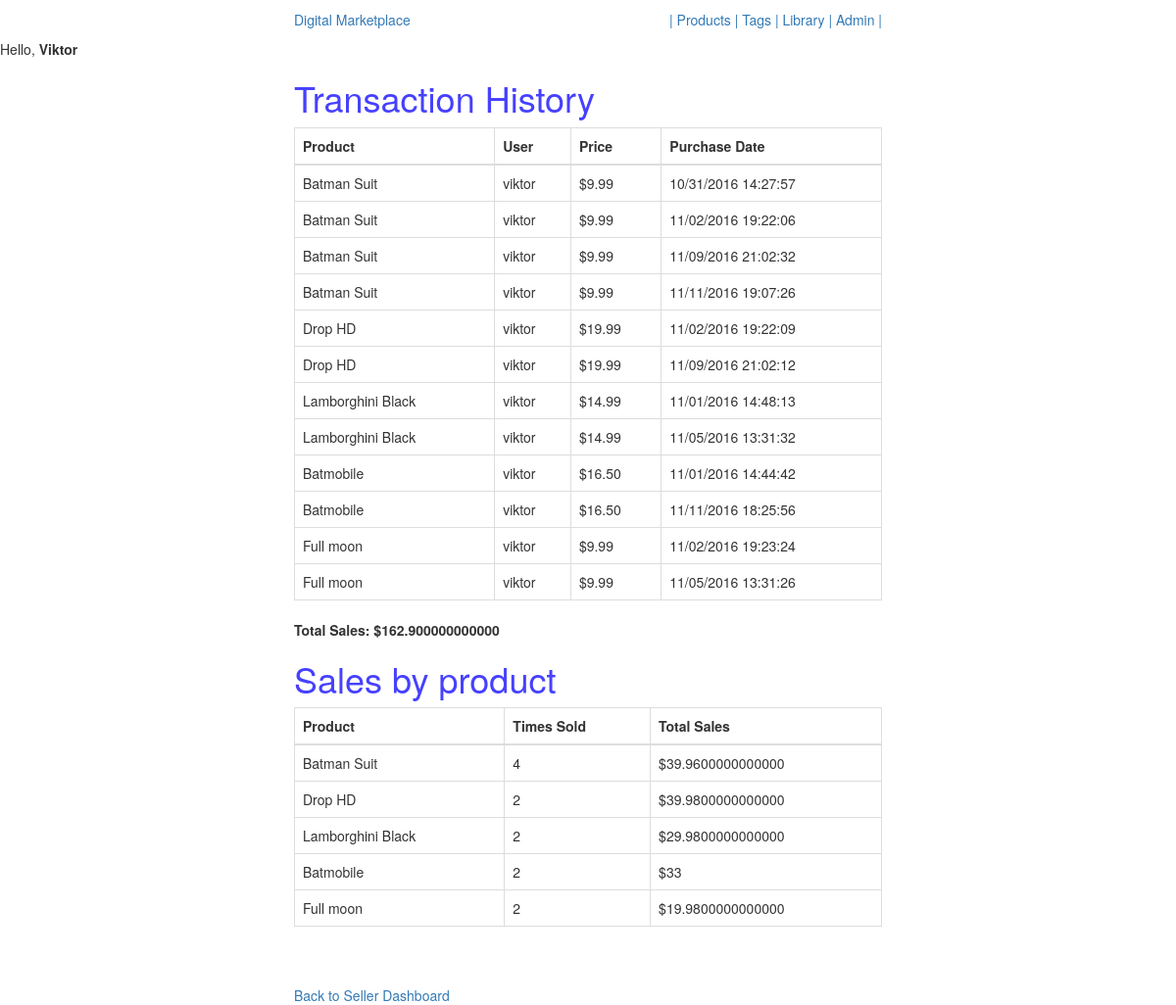
/seller/transactions/ (signed in), run on the app's committed database.
### billing/models.py (models this page shows, shortened)
class Transaction(m.Model):
    user = m.ForeignKey(User)
    product = m.ForeignKey(Product)
    price = m.DecimalField(max_digits=100, decimal_places=2)
    timestamp = m.DateTimeField(auto_now_add=True, auto_now=False)
    success = m.BooleanField(default=True)

### products/models.py (models this page shows, shortened)
class Product(m.Model):
    seller = m.ForeignKey(SellerAccount)
    title = m.CharField(max_length=30)
    slug = m.SlugField(blank=True, unique=True)
    description = m.TextField(blank=True)
    media = m.ImageField(blank=True, null=True, upload_to=helpers.media_location)
    price = m.DecimalField(max_digits=100, decimal_places=2, default=9.99)
    sale_price = m.DecimalField(max_digits=100, decimal_places=2, default=6.99, null=True, blank=True)
    on_sale = m.BooleanField(default=False)
    is_available = m.BooleanField(default=True)  # is the product available to purchase?
    def __str__(self):
        return self.title

### sellers/views.py (the view)
class SellerTransactionList(SellerAccountMixin, ListView):
    model = Transaction
    template_name = 'sellers/transaction_list_view.html'
    def get_queryset(self):
        transactions = self.get_transactions()
        return transactions
    def get_context_data(self, **kwargs):
        context = super(SellerTransactionList, self).get_context_data(**kwargs)
        context['total_sales'] = self.get_all_sales()
        context['sales_by_product'] = self.get_sales_by_product()
        context['sales_by_product'] = self.get_sales_by_product()
        return context

### digitalmarket/mixins.py (called while the page is built)
    @method_decorator(login_required)
    def dispatch(self, request, *args, **kwargs):
        return super(LoginRequiredMixin, self).dispatch(request, *args, **kwargs)

### sellers/mixins.py (called while the page is built)
    def get_account(self):
        user = self.request.user
        accounts = SellerAccount.objects.filter(user=user)
        if accounts.exists() and accounts.count() == 1:
            self.account = accounts.first()
            return accounts.first()
        return None

    def get_products(self):
        account = self.get_account()
        products = Product.objects.filter(seller=account)
        return products

    def get_transactions(self):
        products = self.get_products()
        transactions = Transaction.objects.filter(product__in=products)
        return transactions

    def get_sales(self, transaction_set):
        sales = transaction_set.aggregate(Sum('price'))
        return sales['price__sum']

    def get_all_sales(self):
        return self.get_sales(self.get_transactions())

    def get_sales_by_product(self):
        sales_by_product = []
        for product in self.get_products():
            product_transactions = Transaction.objects.filter(product=product)
            sales_count = product_transactions.count()
            total_sales = product_transactions.aggregate(Sum('price'))
            total_sales = total_sales['price__sum']
            if sales_count > 0:
                product_stats = (product.title, sales_count, total_sales)
                sales_by_product.append(product_stats)
        return sales_by_product

### templates/sellers/transaction_list_view.html
{% extends 'base.html' %}
{% block content %}
        <h1>Transaction History</h1>
            {% include 'sellers/transaction_list_snippet.html' with transaction_list=object_list time='detailed' %}
        <p><strong>Total Sales: ${{ total_sales }}</strong></p>
        <h1>Sales by product</h1>
            {% include 'sellers/sales_by_product_snippet.html' %}
        <br><br>
        <a href="{% url 'sellers:dashboard' %}">Back to Seller Dashboard</a>
{% endblock %}

### templates/base.html (shortened to what this page needs)
{% load staticfiles %}
<!DOCTYPE html>
<html lang="en" xmlns="http://www.w3.org/1999/html">
<head>
</head>
    <link rel="stylesheet" href="https://maxcdn.bootstrapcdn.com/bootstrap/3.3.7/css/bootstrap.min.css"
>
    <link rel="stylesheet" href="https://maxcdn.bootstrapcdn.com/bootstrap/3.3.7/css/bootstrap-theme.min.css"
>
    <link rel="stylesheet" href="//code.jquery.com/ui/1.12.1/themes/base/jquery-ui.css">
    <link rel="stylesheet" href="{% static 'css/base.css' %}" />
    <link rel="stylesheet" href="{% static 'css/rating.css' %}" />
<body>
<nav class="main-nav">
    <ul class="pull-left first-nav">
        <li><a href="{% url 'dashboard' %}">Digital Marketplace</a></li>
    </ul>
    <ul class="pull-right">
        <li><a href="{% url 'products:list' %}">| Products</a></li>
        <li><a href="{% url 'tags:list' %}">| Tags</a></li>
        <li><a href="{% url 'library' %}">| Library</a></li>
        <li><a href="http://localhost:8000/admin">| Admin |</a></li>
    </ul>
</nav>
<div class="greeting">
    {% if request.user.is_authenticated %}
        <p>Hello, <strong>{{ request.user.username|capfirst }}</strong></p>
    {% else %}
        <p>Hello, please identify yourself</p>
    {% endif %}
</div>
<div class="main-content">
    {% block content %}{% endblock content %}
</div>
</body>
</html>

### templates/sellers/transaction_list_snippet.html
<table class="table table-bordered">
    <thead>
        <th>Product</th>
        <th>User</th>
        <th>Price</th>
        <th>Purchase Date</th>
    </thead>
    <tbody>
    {% for t in transaction_list %}
    <tr>
        <td>{{ t.product }}</td>
        <td>{{ t.user }}</td>
        <td>${{ t.price }}</td>
        {% if time == 'since' %}
            <td>{{ t.timestamp|timesince }}</td>
        {% elif time == 'detailed' %}
            <td>{{ t.timestamp|date:"SHORT_DATE_FORMAT" }} {{ t.timestamp|date:"H:i:s" }}</td>
        {% endif %}
    </tr>
    {%  endfor %}
    </tbody>
</table>

### templates/sellers/sales_by_product_snippet.html
<table class="table table-bordered">
    <thead>
        <th>Product</th>
        <th>Times Sold</th>
        <th>Total Sales</th>
    </thead>
    <tbody>
    {% for stat in sales_by_product %}
    <tr>
        <td>{{ stat.0 }}</td>
        <td>{{ stat.1 }}</td>
        <td>${{ stat.2 }}</td>
    </tr>
    {%  endfor %}
    </tbody>
</table>

### static/css/base.css (style rules this page uses)
h1 { color: #4640ff; }

### data on the page
Transaction: product "Batman Suit", user "viktor", price "9.99", timestamp "10/31/2016", timestamp "14:27:57"
Transaction: product "Batman Suit", user "viktor", price "9.99", timestamp "11/02/2016", timestamp "19:22:06"
Transaction: product "Batman Suit", user "viktor", price "9.99", timestamp "11/09/2016", timestamp "21:02:32"
Transaction: product "Batman Suit", user "viktor", price "9.99", timestamp "11/11/2016", timestamp "19:07:26"
Transaction: product "Drop HD", user "viktor", price "19.99", timestamp "11/02/2016", timestamp "19:22:09"
Transaction: product "Drop HD", user "viktor", price "19.99", timestamp "11/09/2016", timestamp "21:02:12"
Transaction: product "Lamborghini Black", user "viktor", price "14.99", timestamp "11/01/2016", timestamp "14:48:13"
Transaction: product "Lamborghini Black", user "viktor", price "14.99", timestamp "11/05/2016", timestamp "13:31:32"
Transaction: product "Batmobile", user "viktor", price "16.50", timestamp "11/01/2016", timestamp "14:44:42"
Transaction: product "Batmobile", user "viktor", price "16.50", timestamp "11/11/2016", timestamp "18:25:56"
Transaction: product "Full moon", user "viktor", price "9.99", timestamp "11/02/2016", timestamp "19:23:24"
Transaction: product "Full moon", user "viktor", price "9.99", timestamp "11/05/2016", timestamp "13:31:26"
Product: title "Batman Suit"
Product: title "Drop HD"
Product: title "Lamborghini Black"
Product: title "Batmobile"
Product: title "Full moon"

### other printed values
{{ request.user.username|capfirst }} "Viktor"
{{ total_sales }} "162.900000000000"
{{ stat.1 }} "4" "2" "2" "2" "2"
{{ stat.2 }} "39.9600000000000" "39.9800000000000" "29.9800000000000" "33" "19.9800000000000"
